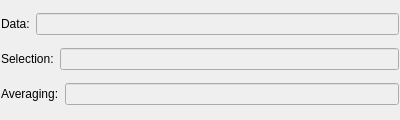
<?xml version="1.0" encoding="UTF-8"?>
<ui version="4.0">
 <class>PlotMSDataIdentifierClass</class>
 <widget class="QWidget" name="PlotMSDataIdentifierClass">
  <property name="geometry">
   <rect>
    <x>0</x>
    <y>0</y>
    <width>400</width>
    <height>120</height>
   </rect>
  </property>
  <property name="maximumSize">
   <size>
    <width>16777215</width>
    <height>120</height>
   </size>
  </property>
  <property name="windowTitle">
   <string>PlotMSDataOverplot</string>
  </property>
  <layout class="QVBoxLayout" name="verticalLayout">
   <property name="spacing">
    <number>1</number>
   </property>
   <property name="margin">
    <number>1</number>
   </property>
   <item>
    <layout class="QHBoxLayout" name="horizontalLayout_3">
     <item>
      <widget class="QLabel" name="dataLabel">
       <property name="text">
        <string>Data:</string>
       </property>
      </widget>
     </item>
     <item>
      <widget class="QLineEdit" name="dataLineEdit">
       <property name="enabled">
        <bool>false</bool>
       </property>
      </widget>
     </item>
    </layout>
   </item>
   <item>
    <layout class="QHBoxLayout" name="horizontalLayout_2">
     <item>
      <widget class="QLabel" name="selectionLabel">
       <property name="text">
        <string>Selection:</string>
       </property>
      </widget>
     </item>
     <item>
      <widget class="QLineEdit" name="selectionLineEdit">
       <property name="enabled">
        <bool>false</bool>
       </property>
      </widget>
     </item>
    </layout>
   </item>
   <item>
    <layout class="QHBoxLayout" name="horizontalLayout">
     <item>
      <widget class="QLabel" name="averagingLabel">
       <property name="text">
        <string>Averaging:</string>
       </property>
      </widget>
     </item>
     <item>
      <widget class="QLineEdit" name="avgLineEdit">
       <property name="enabled">
        <bool>false</bool>
       </property>
      </widget>
     </item>
    </layout>
   </item>
  </layout>
 </widget>
 <layoutdefault spacing="6" margin="11"/>
 <resources/>
 <connections/>
</ui>
